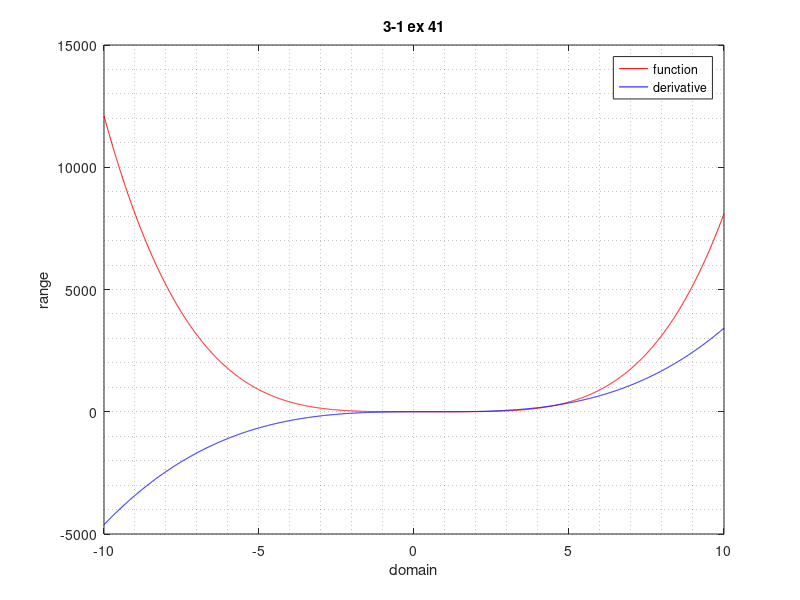

Write the MATLAB code that produced this figure.
x = [-10:.01:10];
y = x.^4 - 2 * x.^3 + x.^2;
y2 = 4 * x.^3 - 6 * x.^2 + 2 * x;

aux = figure();
plot(x, y, "r", x, y2, "b");
grid minor;
legend("function", "derivative");
title("3-1 ex 41");
xlabel("domain");
ylabel("range");
saveas(aux, "figure", "pdf");
